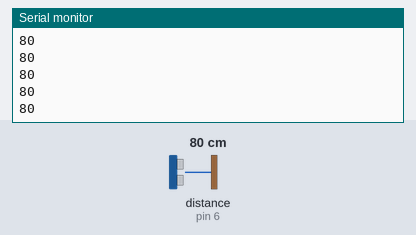
The sketch below on a simulated Arduino Uno, built with avr-gcc and run on an emulated ATmega328P. Shown: the last lines printed to the serial monitor. Wiring (inferred from the names in the program): ultrasonic range finder: trigger pin 7; echo pin 6. The test bench sets the inputs (shaded band); at power-on: distance to the obstacle (sensor on pin 6) 80 cm. The echo pulse lasts 58.3 µs per cm.

Above: at 1.2 s.
1.3 s: distance to the obstacle (sensor on pin 6) set to 2 cm
At 1.9 s:
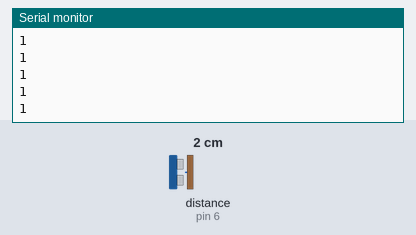
2.8 s: distance to the obstacle (sensor on pin 6) set to 4 cm
At 3.9 s:
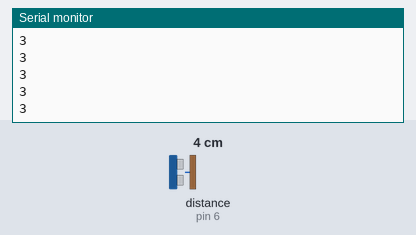
Timing chart, 0 to 5.8 s (numbered marks = the images above; inputs shaded):
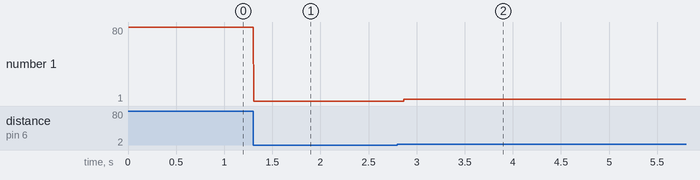

Measured:
- after the input at 1.3 s, the serial monitor: prints a new line at once (image 1)
- after the input at 2.8 s, the serial monitor: prints a new line after 0.07 s (image 2)
- plotted number 1: 80 → 1 after the input at 1.3 s, 1 → 3 after the input at 2.8 s

The sketch:

ultrasonic_sensor.ino
```cpp
int trig = 7;// output pin
int echo = 6; //input pin
int timeInMicro;

int distanceInCm;
void setup() {
  // put your setup code here, to run once:
  Serial.begin(9600);
  pinMode(7,OUTPUT);
  pinMode(6,INPUT);
}

void loop() {
  // put your main code here, to run repeatedly:
digitalWrite(trig,LOW);
delayMicroseconds(2);
digitalWrite(trig,HIGH);
delayMicroseconds(10);
digitalWrite(trig,LOW);

//receiving at echo
timeInMicro = pulseIn(echo,HIGH);//shows time interval to send
distanceInCm = timeInMicro /29 /2;//microseconds per cm is 29
Serial.println(distanceInCm);

}
```
